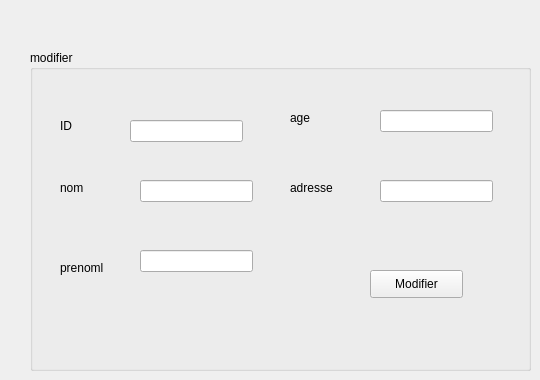
      <widget class="QWidget" name="tab_34">
       <attribute name="title">
        <string> modifier</string>
       </attribute>
       <widget class="QGroupBox" name="groupBox_7">
        <property name="geometry">
         <rect>
          <x>30</x>
          <y>50</y>
          <width>501</width>
          <height>321</height>
         </rect>
        </property>
        <property name="title">
         <string>modifier</string>
        </property>
        <widget class="QLabel" name="label_68">
         <property name="geometry">
          <rect>
           <x>30</x>
           <y>66</y>
           <width>56</width>
           <height>20</height>
          </rect>
         </property>
         <property name="text">
          <string>ID</string>
         </property>
        </widget>
        <widget class="QLabel" name="label_69">
         <property name="geometry">
          <rect>
           <x>30</x>
           <y>130</y>
           <width>56</width>
           <height>16</height>
          </rect>
         </property>
         <property name="text">
          <string>nom</string>
         </property>
        </widget>
        <widget class="QLabel" name="label_70">
         <property name="geometry">
          <rect>
           <x>30</x>
           <y>210</y>
           <width>56</width>
           <height>16</height>
          </rect>
         </property>
         <property name="text">
          <string>prenoml</string>
         </property>
        </widget>
        <widget class="QLabel" name="label_71">
         <property name="geometry">
          <rect>
           <x>260</x>
           <y>60</y>
           <width>56</width>
           <height>16</height>
          </rect>
         </property>
         <property name="text">
          <string>age</string>
         </property>
        </widget>
        <widget class="QLabel" name="label_72">
         <property name="geometry">
          <rect>
           <x>260</x>
           <y>130</y>
           <width>56</width>
           <height>16</height>
          </rect>
         </property>
         <property name="text">
          <string>adresse</string>
         </property>
        </widget>
        <widget class="QLineEdit" name="id2_3">
         <property name="geometry">
          <rect>
           <x>100</x>
           <y>70</y>
           <width>113</width>
           <height>22</height>
          </rect>
         </property>
        </widget>
        <widget class="QLineEdit" name="nom2_3">
         <property name="geometry">
          <rect>
           <x>110</x>
           <y>130</y>
           <width>113</width>
           <height>22</height>
          </rect>
         </property>
        </widget>
        <widget class="QLineEdit" name="prenom2_3">
         <property name="geometry">
          <rect>
           <x>110</x>
           <y>200</y>
           <width>113</width>
           <height>22</height>
          </rect>
         </property>
        </widget>
        <widget class="QLineEdit" name="age2_3">
         <property name="geometry">
          <rect>
           <x>350</x>
           <y>60</y>
           <width>113</width>
           <height>22</height>
          </rect>
         </property>
        </widget>
        <widget class="QPushButton" name="update_3">
         <property name="geometry">
          <rect>
           <x>340</x>
           <y>220</y>
           <width>93</width>
           <height>28</height>
          </rect>
         </property>
         <property name="text">
          <string>Modifier</string>
         </property>
        </widget>
        <widget class="QLineEdit" name="adresse2_3">
         <property name="geometry">
          <rect>
           <x>350</x>
           <y>130</y>
           <width>113</width>
           <height>22</height>
          </rect>
         </property>
        </widget>
       </widget>
      </widget>
